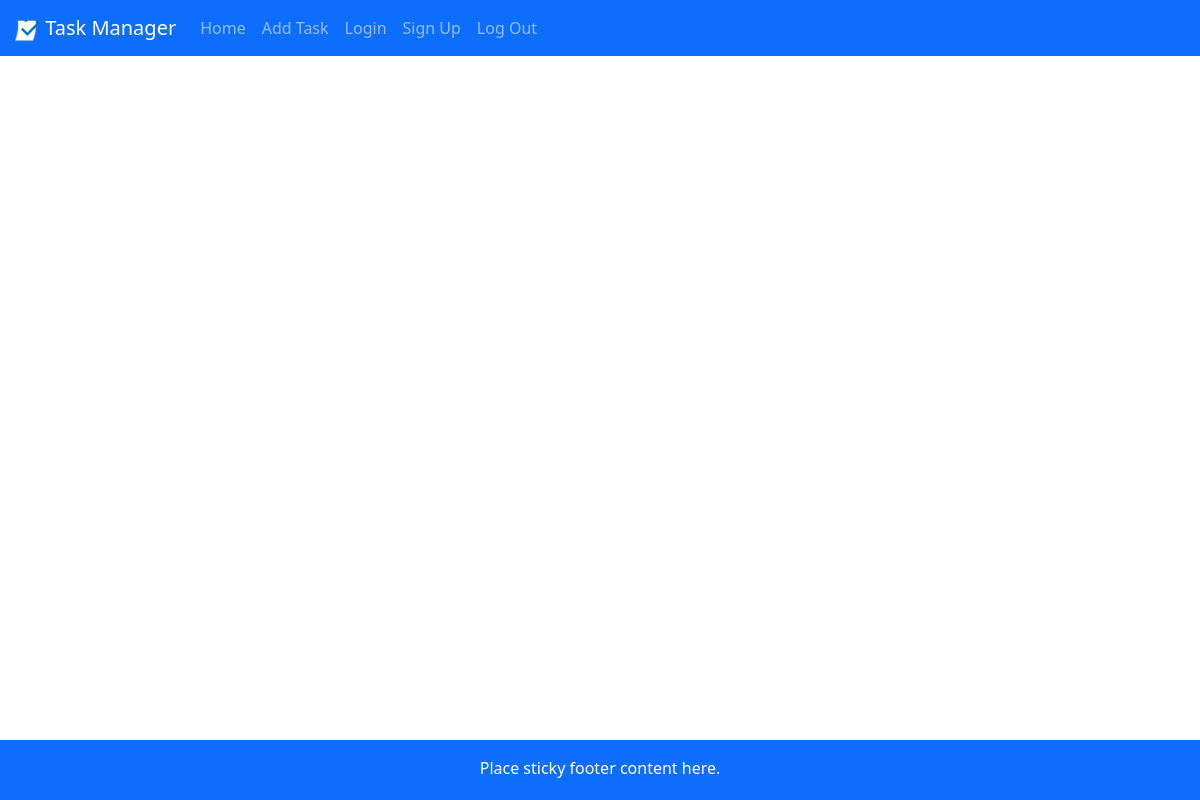
The app's page /view_users, older data.
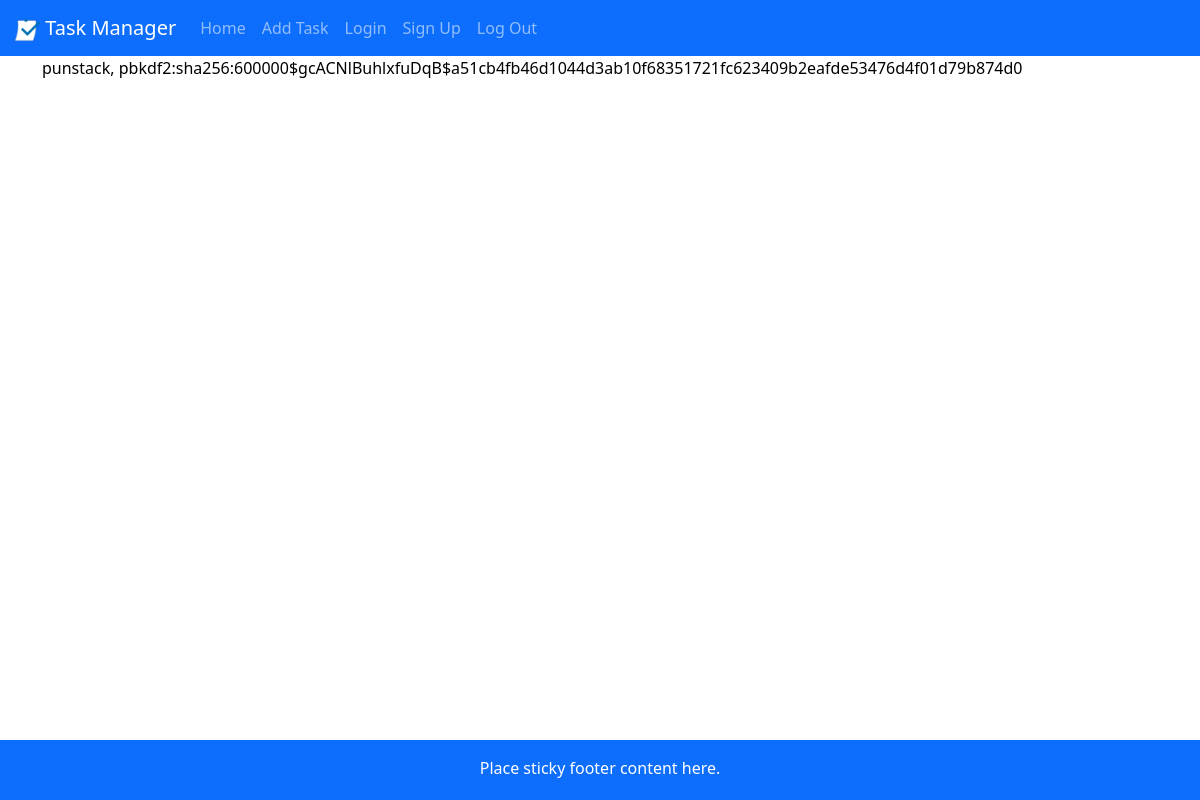
The same page, newer data.
### app.py (models this page shows, shortened)
class User(db.Model):
    __tablename__ = 'User'
    id = db.Column(db.Integer, primary_key = True)
    user = db.Column(db.String(20), nullable = False) # matches user in "Task" class
    email = db.Column(db.String(100), nullable = False)
    password = db.Column(db.String(50), nullable = False)

### app.py (the view)
@app.route("/view_users")
def view_users():
    return render_template("view_users.html", values=User.query.all())

### templates/view_users.html
{% extends "layout.html" %}
{% block content %}
{% for item in values %}
<p>{{item.user}}, {{item.password}}</p>
{% endfor %}
{% endblock %}

Row changes from the older to the newer data that the page shows:
added User: user "punstack", password "pbkdf2:sha256:600000$gcACNlBuhlxfuDqB$a51cb4fb46d1044d3ab10f68351721fc623409b2eafde53476d4f01d79b874d0"
